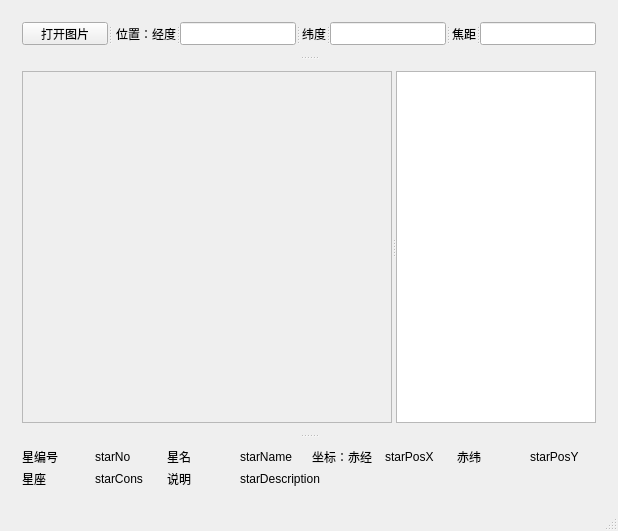
<?xml version="1.0" encoding="UTF-8"?>
<ui version="4.0">
 <class>MainWindow</class>
 <widget class="QMainWindow" name="MainWindow">
  <property name="geometry">
   <rect>
    <x>0</x>
    <y>0</y>
    <width>618</width>
    <height>531</height>
   </rect>
  </property>
  <property name="acceptDrops">
   <bool>true</bool>
  </property>
  <property name="windowTitle">
   <string>SkyMap</string>
  </property>
  <widget class="QWidget" name="centralWidget">
   <layout class="QHBoxLayout" name="horizontalLayout_3">
    <item>
     <widget class="QSplitter" name="centralSpitter">
      <property name="orientation">
       <enum>Qt::Vertical</enum>
      </property>
      <widget class="QWidget" name="topWidget" native="true">
       <property name="maximumSize">
        <size>
         <width>16777215</width>
         <height>45</height>
        </size>
       </property>
       <layout class="QHBoxLayout" name="horizontalLayout">
        <item>
         <widget class="QSplitter" name="topSpitter">
          <property name="orientation">
           <enum>Qt::Horizontal</enum>
          </property>
          <widget class="QPushButton" name="pushButton">
           <property name="maximumSize">
            <size>
             <width>16777215</width>
             <height>35</height>
            </size>
           </property>
           <property name="text">
            <string>打开图片</string>
           </property>
          </widget>
          <widget class="QLabel" name="picPosXLabel">
           <property name="maximumSize">
            <size>
             <width>16777215</width>
             <height>35</height>
            </size>
           </property>
           <property name="text">
            <string>位置：经度</string>
           </property>
           <property name="alignment">
            <set>Qt::AlignRight|Qt::AlignTrailing|Qt::AlignVCenter</set>
           </property>
          </widget>
          <widget class="QLineEdit" name="picPosXInput">
           <property name="maximumSize">
            <size>
             <width>16777215</width>
             <height>35</height>
            </size>
           </property>
          </widget>
          <widget class="QLabel" name="picPosYLabel">
           <property name="maximumSize">
            <size>
             <width>16777215</width>
             <height>35</height>
            </size>
           </property>
           <property name="text">
            <string>纬度</string>
           </property>
           <property name="alignment">
            <set>Qt::AlignRight|Qt::AlignTrailing|Qt::AlignVCenter</set>
           </property>
          </widget>
          <widget class="QLineEdit" name="picPosYInput">
           <property name="maximumSize">
            <size>
             <width>16777215</width>
             <height>35</height>
            </size>
           </property>
          </widget>
          <widget class="QLabel" name="picFocusLabel">
           <property name="text">
            <string>焦距</string>
           </property>
           <property name="alignment">
            <set>Qt::AlignRight|Qt::AlignTrailing|Qt::AlignVCenter</set>
           </property>
          </widget>
          <widget class="QLineEdit" name="picFocusInput">
           <property name="maximumSize">
            <size>
             <width>16777215</width>
             <height>35</height>
            </size>
           </property>
          </widget>
         </widget>
        </item>
       </layout>
      </widget>
      <widget class="QWidget" name="mainWidget" native="true">
       <layout class="QGridLayout" name="gridLayout_2">
        <item row="0" column="0">
         <widget class="QSplitter" name="splitter">
          <property name="orientation">
           <enum>Qt::Horizontal</enum>
          </property>
          <widget class="QScrollArea" name="picDisplayScrollArea">
           <property name="minimumSize">
            <size>
             <width>0</width>
             <height>0</height>
            </size>
           </property>
           <property name="acceptDrops">
            <bool>false</bool>
           </property>
           <property name="widgetResizable">
            <bool>true</bool>
           </property>
           <property name="alignment">
            <set>Qt::AlignCenter</set>
           </property>
           <widget class="QWidget" name="picDisplayScrollAreaWidgetContents">
            <property name="geometry">
             <rect>
              <x>0</x>
              <y>0</y>
              <width>375</width>
              <height>356</height>
             </rect>
            </property>
            <layout class="QGridLayout" name="gridLayout">
             <item row="0" column="0">
              <widget class="QLabel" name="picDisplayArea">
               <property name="minimumSize">
                <size>
                 <width>0</width>
                 <height>0</height>
                </size>
               </property>
               <property name="maximumSize">
                <size>
                 <width>16777215</width>
                 <height>16777215</height>
                </size>
               </property>
               <property name="text">
                <string/>
               </property>
               <property name="scaledContents">
                <bool>true</bool>
               </property>
               <property name="alignment">
                <set>Qt::AlignCenter</set>
               </property>
              </widget>
             </item>
            </layout>
           </widget>
          </widget>
          <widget class="QListWidget" name="starList">
           <property name="sizePolicy">
            <sizepolicy hsizetype="Expanding" vsizetype="Expanding">
             <horstretch>0</horstretch>
             <verstretch>0</verstretch>
            </sizepolicy>
           </property>
           <property name="minimumSize">
            <size>
             <width>200</width>
             <height>0</height>
            </size>
           </property>
           <property name="maximumSize">
            <size>
             <width>200</width>
             <height>16777215</height>
            </size>
           </property>
           <property name="horizontalScrollBarPolicy">
            <enum>Qt::ScrollBarAsNeeded</enum>
           </property>
           <property name="sizeAdjustPolicy">
            <enum>QAbstractScrollArea::AdjustToContents</enum>
           </property>
           <property name="autoScroll">
            <bool>true</bool>
           </property>
           <property name="autoScrollMargin">
            <number>12</number>
           </property>
           <property name="editTriggers">
            <set>QAbstractItemView::NoEditTriggers</set>
           </property>
           <property name="showDropIndicator" stdset="0">
            <bool>false</bool>
           </property>
           <property name="defaultDropAction">
            <enum>Qt::IgnoreAction</enum>
           </property>
           <property name="selectionMode">
            <enum>QAbstractItemView::SingleSelection</enum>
           </property>
           <property name="selectionBehavior">
            <enum>QAbstractItemView::SelectRows</enum>
           </property>
           <property name="modelColumn">
            <number>0</number>
           </property>
           <property name="currentRow">
            <number>-1</number>
           </property>
          </widget>
         </widget>
        </item>
       </layout>
      </widget>
      <widget class="QWidget" name="bottomWidget" native="true">
       <property name="minimumSize">
        <size>
         <width>0</width>
         <height>60</height>
        </size>
       </property>
       <property name="maximumSize">
        <size>
         <width>16777215</width>
         <height>60</height>
        </size>
       </property>
       <layout class="QHBoxLayout" name="horizontalLayout_2">
        <item>
         <layout class="QGridLayout" name="bottomGridLayout">
          <item row="1" column="1">
           <widget class="QLabel" name="starConsDisplay">
            <property name="text">
             <string>starCons</string>
            </property>
           </widget>
          </item>
          <item row="0" column="3">
           <widget class="QLabel" name="starNameDisplay">
            <property name="text">
             <string>starName</string>
            </property>
           </widget>
          </item>
          <item row="0" column="4">
           <widget class="QLabel" name="starPosXLabel">
            <property name="text">
             <string>坐标：赤经</string>
            </property>
           </widget>
          </item>
          <item row="1" column="2">
           <widget class="QLabel" name="starDescriptionLabel">
            <property name="text">
             <string>说明</string>
            </property>
           </widget>
          </item>
          <item row="0" column="5">
           <widget class="QLabel" name="starPosXDisplay">
            <property name="text">
             <string>starPosX</string>
            </property>
           </widget>
          </item>
          <item row="0" column="7">
           <widget class="QLabel" name="starPosYDisplay">
            <property name="text">
             <string>starPosY</string>
            </property>
           </widget>
          </item>
          <item row="0" column="1">
           <widget class="QLabel" name="starNoDisplay">
            <property name="text">
             <string>starNo</string>
            </property>
           </widget>
          </item>
          <item row="1" column="0">
           <widget class="QLabel" name="starConsLabel">
            <property name="text">
             <string>星座</string>
            </property>
           </widget>
          </item>
          <item row="0" column="6">
           <widget class="QLabel" name="starPosYLabel">
            <property name="text">
             <string>赤纬</string>
            </property>
           </widget>
          </item>
          <item row="0" column="0">
           <widget class="QLabel" name="starNoLabel">
            <property name="text">
             <string>星编号</string>
            </property>
           </widget>
          </item>
          <item row="0" column="2">
           <widget class="QLabel" name="starNameLabel">
            <property name="text">
             <string>星名</string>
            </property>
           </widget>
          </item>
          <item row="1" column="3" colspan="5">
           <widget class="QLabel" name="starDescriptionDisplay">
            <property name="text">
             <string>starDescription</string>
            </property>
           </widget>
          </item>
         </layout>
        </item>
       </layout>
      </widget>
     </widget>
    </item>
   </layout>
  </widget>
  <widget class="QStatusBar" name="statusBar"/>
 </widget>
 <layoutdefault spacing="6" margin="11"/>
 <resources/>
 <connections/>
</ui>
